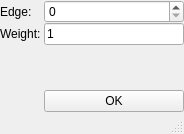
<?xml version="1.0" encoding="UTF-8"?>
<ui version="4.0">
 <class>WeightDialog</class>
 <widget class="QMainWindow" name="WeightDialog">
  <property name="geometry">
   <rect>
    <x>0</x>
    <y>0</y>
    <width>184</width>
    <height>134</height>
   </rect>
  </property>
  <property name="sizePolicy">
   <sizepolicy hsizetype="Expanding" vsizetype="Expanding">
    <horstretch>0</horstretch>
    <verstretch>0</verstretch>
   </sizepolicy>
  </property>
  <property name="windowTitle">
   <string>MainWindow</string>
  </property>
  <widget class="QWidget" name="centralWidget">
   <property name="sizePolicy">
    <sizepolicy hsizetype="Expanding" vsizetype="Expanding">
     <horstretch>0</horstretch>
     <verstretch>0</verstretch>
    </sizepolicy>
   </property>
   <layout class="QGridLayout" name="gridLayout">
    <property name="margin">
     <number>0</number>
    </property>
    <property name="spacing">
     <number>0</number>
    </property>
    <item row="1" column="1">
     <widget class="QLineEdit" name="weightInput">
      <property name="text">
       <string>1</string>
      </property>
     </widget>
    </item>
    <item row="2" column="1">
     <spacer name="verticalSpacer">
      <property name="orientation">
       <enum>Qt::Vertical</enum>
      </property>
      <property name="sizeHint" stdset="0">
       <size>
        <width>20</width>
        <height>40</height>
       </size>
      </property>
     </spacer>
    </item>
    <item row="0" column="0">
     <widget class="QLabel" name="label">
      <property name="text">
       <string>Edge: </string>
      </property>
     </widget>
    </item>
    <item row="0" column="1">
     <widget class="QSpinBox" name="edgeSelect"/>
    </item>
    <item row="1" column="0">
     <widget class="QLabel" name="label_2">
      <property name="text">
       <string>Weight: </string>
      </property>
     </widget>
    </item>
    <item row="3" column="1">
     <widget class="QPushButton" name="pushButtonOK">
      <property name="text">
       <string>OK</string>
      </property>
      <property name="shortcut">
       <string>Return</string>
      </property>
     </widget>
    </item>
   </layout>
  </widget>
  <widget class="QStatusBar" name="statusBar"/>
  <action name="actionQuit">
   <property name="checkable">
    <bool>false</bool>
   </property>
   <property name="enabled">
    <bool>true</bool>
   </property>
   <property name="text">
    <string>Quit</string>
   </property>
   <property name="toolTip">
    <string>Exit application (Q)</string>
   </property>
   <property name="shortcut">
    <string>Q</string>
   </property>
  </action>
  <action name="actionVisToggleInput">
   <property name="checkable">
    <bool>true</bool>
   </property>
   <property name="checked">
    <bool>true</bool>
   </property>
   <property name="text">
    <string>I</string>
   </property>
   <property name="toolTip">
    <string>Toggle Input (I)</string>
   </property>
   <property name="shortcut">
    <string>I</string>
   </property>
  </action>
  <action name="actionResize">
   <property name="text">
    <string>resize</string>
   </property>
   <property name="toolTip">
    <string>reset Zoom (R)</string>
   </property>
   <property name="shortcut">
    <string>R</string>
   </property>
  </action>
  <action name="actionToggleFullscreen">
   <property name="text">
    <string>F</string>
   </property>
   <property name="toolTip">
    <string>toggle fullscreen (F)</string>
   </property>
   <property name="shortcut">
    <string>F</string>
   </property>
  </action>
  <action name="actionVisToggleInputLabels">
   <property name="checkable">
    <bool>true</bool>
   </property>
   <property name="checked">
    <bool>false</bool>
   </property>
   <property name="text">
    <string>L</string>
   </property>
   <property name="toolTip">
    <string>Toggle Input Label Visibility (L)</string>
   </property>
   <property name="shortcut">
    <string>L</string>
   </property>
  </action>
  <action name="actionVisToggleArcs">
   <property name="checkable">
    <bool>true</bool>
   </property>
   <property name="checked">
    <bool>true</bool>
   </property>
   <property name="text">
    <string>S</string>
   </property>
   <property name="toolTip">
    <string>Toggle Straight-Skeleton Arcs Visibility (S)</string>
   </property>
   <property name="shortcut">
    <string>S</string>
   </property>
  </action>
  <action name="actionTimeForwardAfterChains">
   <property name="text">
    <string>C</string>
   </property>
   <property name="toolTip">
    <string>finsh computing both chains (C)</string>
   </property>
   <property name="shortcut">
    <string>C</string>
   </property>
  </action>
  <action name="actionFinishComputation">
   <property name="text">
    <string>⏎</string>
   </property>
   <property name="toolTip">
    <string>compute final skeleton (Return)</string>
   </property>
   <property name="shortcut">
    <string>Return</string>
   </property>
  </action>
  <action name="actionDefineWeight">
   <property name="text">
    <string>W</string>
   </property>
   <property name="toolTip">
    <string>define a weight for one edge (W)</string>
   </property>
   <property name="shortcut">
    <string>W</string>
   </property>
  </action>
  <action name="actionEventStep">
   <property name="text">
    <string>n</string>
   </property>
   <property name="toolTip">
    <string>compute next event (N)</string>
   </property>
   <property name="shortcut">
    <string>N</string>
   </property>
  </action>
 </widget>
 <layoutdefault spacing="6" margin="11"/>
 <tabstops>
  <tabstop>edgeSelect</tabstop>
  <tabstop>weightInput</tabstop>
  <tabstop>pushButtonOK</tabstop>
 </tabstops>
 <resources/>
 <connections/>
</ui>
